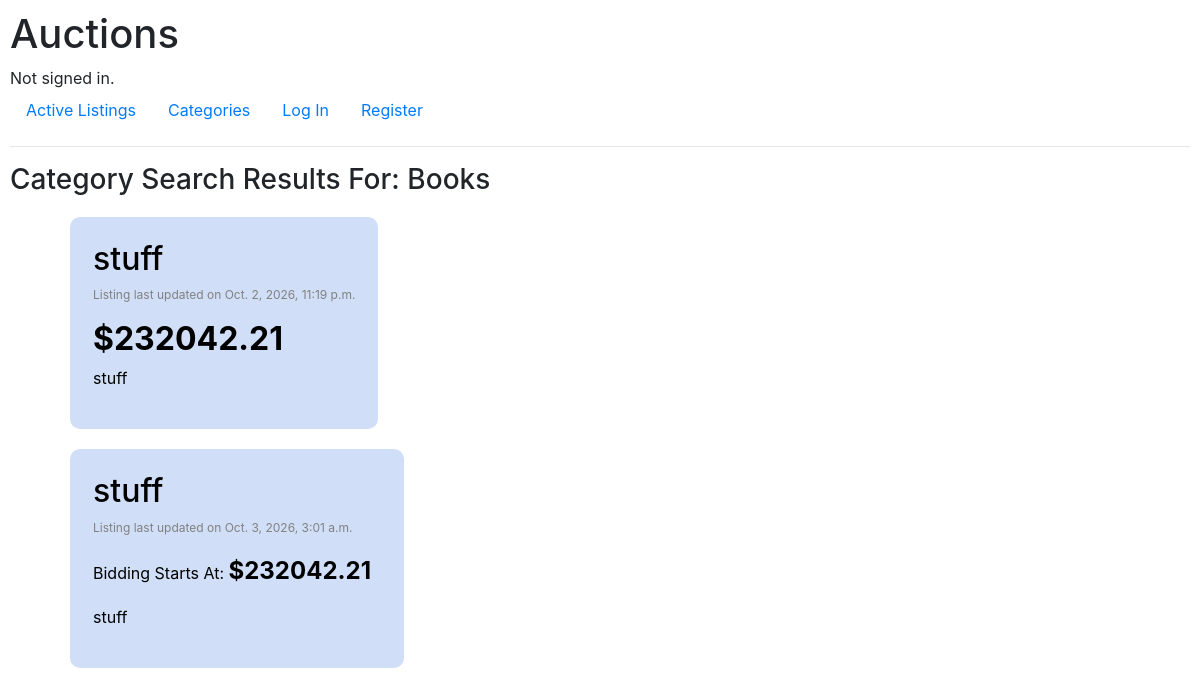
The page /categories/BO on the database as committed earlier.
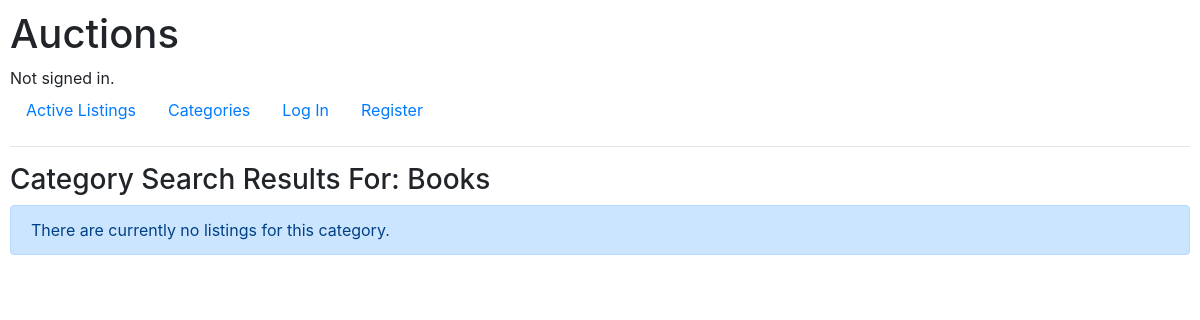
The same page on the database as committed later.
### auctions/models.py (models this page shows, shortened)
class Item(models.Model):
    item_owner = models.ForeignKey(User, to_field='id', on_delete=models.CASCADE, related_name="owned_item")
    item_name = models.CharField(max_length=64)
    item_image_link = models.CharField(max_length=500)
    item_starting_bid = models.DecimalField(decimal_places=2, max_digits=19)
    item_posted_time = models.DateTimeField(auto_now_add=True)
    item_last_updated = models.DateTimeField(auto_now=True)
    item_sold = models.BooleanField(default=False)
    @property
    def item_current_bid(self):
        highest_bid = ItemBid.objects.filter(
            item=self.id
        ).order_by('-bid').first()
        if highest_bid:
            return highest_bid.bid
        return None
    class item_type(models.TextChoices):
        AllCategories = 'AC', _('All Categories')
        Antiques = 'AN', _('Antiques')
        Art = 'AR', _('Art')
        Baby = 'BA', _('Baby')
        Books = 'BO', _('Books')
        BusinessIndustrial = 'BI', _('Business & Industrial')
        CamerasPhoto = 'CP', _('Cameras & Photo')
        CellPhonesAccessories = 'CA', _('Cell Phones & Accessories')
        ClothingShoesAccessories = 'CS', _('Clothing, Shoes & Accessories')
        CoinsPaperMoney = 'CO', _('Coins & Paper Money')
        Collectibles = 'CL', _('Collectibles')
        ComputersTabletsNetworking = 'CT', _('Computers/Tablets & Networking')
        ConsumerElectronics = 'CE', _('Consumer Electronics')
        Crafts = 'CR', _('Crafts')
        DollsBears = 'DB', _('Dolls & Bears')
        DVDsMovies = 'DM', _('DVDs & Movies')
        EntertainmentMemorabilia = 'EM', _('Entertainment Memorabilia')
        EverythingElse = 'EE', _('Everything Else')
        GiftCards = 'GC', _('Gift Cards')
        HealthBeauty = 'HB', _('Health & Beauty')
        HomeGarden = 'HG', _('Home & Garden')
        JewelryWatches = 'JW', _('Jewelry & Watches')
        Music = 'MU', _('Music')
        MusicalInstrumentsGear = 'MI', _('Musical Instruments & Gear')
        PetSupplies = 'PS', _('Pet Supplies')
        PotteryGlass = 'PG', _('Pottery & Glass')
        RealEstate = 'RE', _('Real Estate')
        SpecialtyServices = 'SS', _('Specialty Services')
        SportingGoods = 'SG', _('Sporting Goods')
        SportsMemorabilia = 'SM', _('Sports Mem, Cards & Fan Shop')
        Stamps = 'ST', _('Stamps')
        Tickets = 'TI', _('Tickets & Experiences')
        ToysHobbies = 'TH', _('Toys & Hobbies')
        Travel = 'TR', _('Travel')
        VideoGamesConsoles = 'VG', _('Video Games & Consoles')
    item_type = models.CharField(
        max_length=2,
        choices=item_type,
        default=item_type.AllCategories
        )

class ItemBid(models.Model):
    user = models.ForeignKey(User, on_delete=models.CASCADE, related_name="user_bidding")
    item = models.PositiveIntegerField(Item)
    bid = models.DecimalField(decimal_places=2, max_digits=19)

class ItemDescription(models.Model):
    item = models.OneToOneField(Item, on_delete=models.CASCADE, primary_key=True)
    item_description = models.CharField(max_length=1000)

### categories/views.py (the view)
# urls.py: path("<str:input_item_type>", views.categories_listings, name="categories_listings")
def categories_listings(request, input_item_type):
    valid_types = [value for value, label in Item.item_type.field.choices]
    if input_item_type in valid_types:
        label = dict(Item._meta.get_field("item_type").choices).get(input_item_type)
        if Item.objects.filter(item_type=input_item_type).exists():
            items = Item.objects.filter(item_type=input_item_type)
            return render(request, "categories/categories_listings.html", {
                    "items": items,
                    "input_item_type": label
                })
        else:
            return render(request, "categories/categories_listings.html", {
                "input_item_type": label
            })
    else:
        return render(request, "categories/categories_listings.html", {
            "message": "Category Specified Is Not In System."
        })

### categories/templates/categories/categories_listings.html (shortened to what this page needs)
{% extends "auctions/layout.html" %}
{% block body %}
    <h3>Category Search Results For: {{ input_item_type }}</h3>
    {% if message %}
        <div class="alert alert-danger" role="alert">
            {{ message }}
        </div>
    {% elif items %}
        <ul>
            {% for item in items %}
                <div class="index-listing-container">
                    <a href="{% url 'listings:listing' item.id %}" class="fill-div">
                        <div class="index-listing">
                            <h2 class="listing-text">{{ item.item_name }}</h2>
                            <p class="listing-created-date">Listing last updated on {{ item.item_posted_time }}</p>
                            {% if item.item_current_bid is None %}
                                <p class="listing-text">Bidding Starts At: <span style="font-size: 1.5em; margin-right: 10px;"><b> ${{ item.item_starting_bid }}</b></span></p>
                            {% else %}
                                <p class="listing-text"><h2><b class="listing-text">${{ item.item_current_bid }}</b></h2>
                            {% endif %}
                            <p class="listing-text">{{ item.itemdescription.item_description }}</p>
                        </div>
                    </a>
                </div>
            {% empty %}
                <div class="alert alert-primary" role="alert">
                    No listings to display.
                </div>
            {% endfor %}
        </ul>
    {% else %}
        <div class="alert alert-primary" role="alert">
            There are currently no listings for this category.
        </div>
    {% endif %}
{% endblock %}

Rows that differ between the two databases and show on the page:
no longer on this page (row edited): Item: item_name "stuff", item_posted_time "Oct. 2, 2026, 11:19 p.m.", item_current_bid "232042.21", itemdescription.item_description "stuff"
no longer on this page (row edited): Item: item_name "stuff", item_posted_time "Oct. 3, 2026, 3:01 a.m.", item_starting_bid "232042.21", itemdescription.item_description "stuff"
Other text that changed with them:
text now shown: "There are currently no listings for this category."
